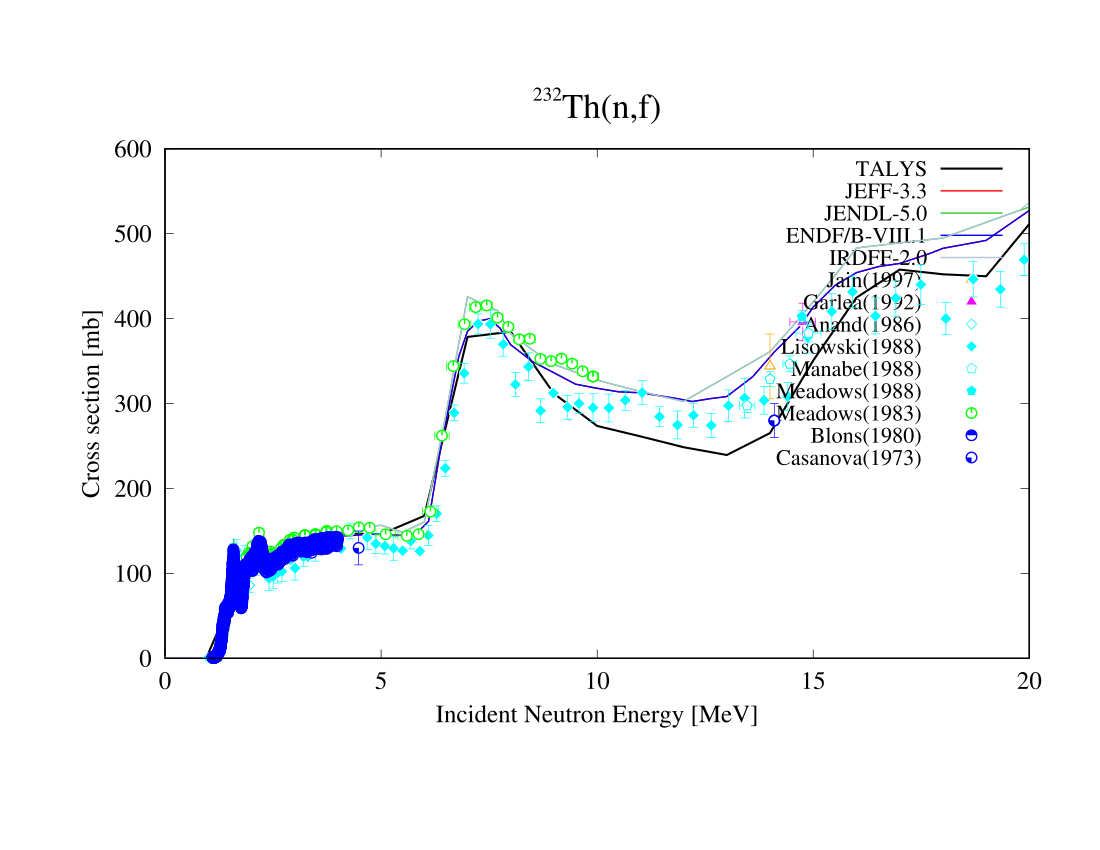

gnuplot code for this plot:
set xlabel "Incident Neutron Energy [MeV]" font ",18"
set ylabel "Cross section [mb]" font ",18" offset 0
set bmargin 5
set title "^{/=14 232}Th(n,{/=25{f}})^{/=14 }" font ",25"
#
set pointsize 1.2
set xtics font "Times-Roman, 18" 
set ytics font "Times-Roman, 18"
#
# Setting of the axis format  
#
set format x "%G"
set format y "%G"
#
#  Setting of the legend location  
#
set key font ",16"
set key top right 
#set grid x
#set grid y
# show grid
# 
set term postscript enhanced font "Times-Roman,16" color
set output "n-Th232-fis-wkb.eps"
#
set style line 10 linetype 1 linewidth 3 linecolor rgb "black" 
#
#
#
######################################################################################
#
# If you want to have only solid lines then uncomment line below !!!
#  
#  a/ tick solid lines, b/ thinner solid lines, c/ dashed lines (acceptable for papers!) 
#
# set style line 1 linetype 2  linewidth 6 linecolor rgb "red"
set style line 1 linetype 2  linewidth 2 linecolor rgb "red"
# set style line 1 linetype 2  linewidth 2 linecolor rgb "red" dashtype '-..'
#
#######################################################################################
#
######################################################################################
#
# If you want to have only solid lines then uncomment line below !!!
#  
#  a/ tick solid lines, b/ thinner solid lines, c/ dashed lines (acceptable for papers!) 
#
# set style line 2 linetype 3  linewidth 6 linecolor rgb "#32CD32"
set style line 2 linetype 3  linewidth 2 linecolor rgb "#32CD32"
# set style line 2 linetype 3  linewidth 2 linecolor rgb "#32CD32" dashtype '-..'
#
#######################################################################################
#
######################################################################################
#
# If you want to have only solid lines then uncomment line below !!!
#  
#  a/ tick solid lines, b/ thinner solid lines, c/ dashed lines (acceptable for papers!) 
#
# set style line 3 linetype 4  linewidth 6 linecolor rgb "blue"
set style line 3 linetype 4  linewidth 2 linecolor rgb "blue"
# set style line 3 linetype 4  linewidth 2 linecolor rgb "blue" dashtype '-..'
#
#######################################################################################
#
######################################################################################
#
# If you want to have only solid lines then uncomment line below !!!
#  
#  a/ tick solid lines, b/ thinner solid lines, c/ dashed lines (acceptable for papers!) 
#
# set style line 4 linetype 7  linewidth 6 linecolor rgb "#B0C4DE"
set style line 4 linetype 7  linewidth 2 linecolor rgb "#B0C4DE"
# set style line 4 linetype 7  linewidth 2 linecolor rgb "#B0C4DE" dashtype '-..'
#
#######################################################################################
#
######################################################################################
#
# If you want to have only solid lines then uncomment line below !!!
#  
#  a/ tick solid lines, b/ thinner solid lines, c/ dashed lines (acceptable for papers!) 
#
# set style line 5 linetype 3  linewidth 6 linecolor rgb "#2E8B57"
set style line 5 linetype 3  linewidth 2 linecolor rgb "#2E8B57"
# set style line 5 linetype 3  linewidth 2 linecolor rgb "#2E8B57" dashtype '-..'
#
#######################################################################################
#
######################################################################################
#
# If you want to have only solid lines then uncomment line below !!!
#  
#  a/ tick solid lines, b/ thinner solid lines, c/ dashed lines (acceptable for papers!) 
#
# set style line 6 linetype 8  linewidth 6 linecolor rgb "#C71585"
set style line 6 linetype 8  linewidth 2 linecolor rgb "#C71585"
# set style line 6 linetype 8  linewidth 2 linecolor rgb "#C71585" dashtype '-..'
#
#######################################################################################
set style line 11 pointtype 1 linecolor rgb "#DC143C "
set style line 12 pointtype 2 linecolor rgb "#DC143C "
set style line 13 pointtype 3 linecolor rgb "#DC143C "
set style line 14 pointtype 4 linecolor rgb "#DC143C "
set style line 15 pointtype 5 linecolor rgb "#DC143C "
set style line 16 pointtype 6 linecolor rgb "red "
set style line 17 pointtype 7 linecolor rgb "#FF8C00 "
set style line 18 pointtype 8 linecolor rgb "orange "
set style line 19 pointtype 9 linecolor rgb "magenta "
set style line 20 pointtype 10 linecolor rgb "magenta "
set style line 21 pointtype 11 linecolor rgb "magenta "
set style line 22 pointtype 12 linecolor rgb "cyan "
set style line 23 pointtype 13 linecolor rgb "cyan "
set style line 24 pointtype 14 linecolor rgb "cyan "
set style line 25 pointtype 15 linecolor rgb "cyan "
set style line 26 pointtype 16 linecolor rgb "green "
set style line 27 pointtype 17 linecolor rgb "green "
set style line 28 pointtype 18 linecolor rgb "blue "
set style line 29 pointtype 19 linecolor rgb "blue "
set style line 30 pointtype 20 linecolor rgb "blue "
plot [0.:20.0000000][0.:600.0] \
"/Users/koning/talys/samples/n-Th232-fis-wkb/org/fission.tot" u ( $1 > 0. ? $1 : 1.e-10 ):( $2 > 0. ? $2 : 1.e-10 ) t "TALYS" w lines linestyle 10, \
"/Users/koning/libraries/n/Th232/jeff4.0/tables/xs/n-Th232-MT018.jeff4.0" u ( $1 > 0. ? $1 : 1.e-10 ):( $2 > 0. ? $2 : 1.e-10 ) t "JEFF-3.3" w lines linestyle 1, \
"/Users/koning/libraries/n/Th232/jendl5.0/tables/xs/n-Th232-MT018.jendl5.0" u ( $1 > 0. ? $1 : 1.e-10 ):( $2 > 0. ? $2 : 1.e-10 ) t "JENDL-5.0" w lines linestyle 2, \
"/Users/koning/libraries/n/Th232/endfb8.1/tables/xs/n-Th232-MT018.endfb8.1" u ( $1 > 0. ? $1 : 1.e-10 ):( $2 > 0. ? $2 : 1.e-10 ) t "ENDF/B-VIII.1" w lines linestyle 3, \
"/Users/koning/libraries/n/Th232/irdff2.0/tables/xs/n-Th232-MT018.irdff2.0" u ( $1 > 0. ? $1 : 1.e-10 ):( $2 > 0. ? $2 : 1.e-10 ) t "IRDFF-2.0" w lines linestyle 4, \
"/Users/koning/libraries/n/Th232/exfor/xs/018/n-Th232-MT018-Jain-31424002.1997" u ( $1 > 0. ? $1 : 1.e-10 ):( $3 > 0. ? $3 : 1.e-10 ):2:4 w xyerrorbars notitle linestyle 18, \
"/Users/koning/libraries/n/Th232/exfor/xs/018/n-Th232-MT018-Jain-31424002.1997" u ( $1 > 0. ? $1 : 1.e-10 ):( $3 > 0. ? $3 : 1.e-10 ) w points t "Jain(1997) " linestyle 18, \
"/Users/koning/libraries/n/Th232/exfor/xs/018/n-Th232-MT018-Garlea-31459025.1992" u ( $1 > 0. ? $1 : 1.e-10 ):( $3 > 0. ? $3 : 1.e-10 ):2:4 w xyerrorbars notitle linestyle 19, \
"/Users/koning/libraries/n/Th232/exfor/xs/018/n-Th232-MT018-Garlea-31459025.1992" u ( $1 > 0. ? $1 : 1.e-10 ):( $3 > 0. ? $3 : 1.e-10 ) w points t "Garlea(1992) " linestyle 19, \
"/Users/koning/libraries/n/Th232/exfor/xs/018/n-Th232-MT018-Anand-30975002.1986" u ( $1 > 0. ? $1 : 1.e-10 ):( $3 > 0. ? $3 : 1.e-10 ):2:4 w xyerrorbars notitle linestyle 22, \
"/Users/koning/libraries/n/Th232/exfor/xs/018/n-Th232-MT018-Anand-30975002.1986" u ( $1 > 0. ? $1 : 1.e-10 ):( $3 > 0. ? $3 : 1.e-10 ) w points t "Anand(1986) " linestyle 22, \
"/Users/koning/libraries/n/Th232/exfor/xs/018/n-Th232-MT018-Lisowski-14176006.1988" u ( $1 > 0. ? $1 : 1.e-10 ):( $3 > 0. ? $3 : 1.e-10 ):2:4 w xyerrorbars notitle linestyle 23, \
"/Users/koning/libraries/n/Th232/exfor/xs/018/n-Th232-MT018-Lisowski-14176006.1988" u ( $1 > 0. ? $1 : 1.e-10 ):( $3 > 0. ? $3 : 1.e-10 ) w points t "Lisowski(1988) " linestyle 23, \
"/Users/koning/libraries/n/Th232/exfor/xs/018/n-Th232-MT018-Manabe-222820022.1988" u ( $1 > 0. ? $1 : 1.e-10 ):( $3 > 0. ? $3 : 1.e-10 ):2:4 w xyerrorbars notitle linestyle 24, \
"/Users/koning/libraries/n/Th232/exfor/xs/018/n-Th232-MT018-Manabe-222820022.1988" u ( $1 > 0. ? $1 : 1.e-10 ):( $3 > 0. ? $3 : 1.e-10 ) w points t "Manabe(1988) " linestyle 24, \
"/Users/koning/libraries/n/Th232/exfor/xs/018/n-Th232-MT018-Meadows-131340032.1988" u ( $1 > 0. ? $1 : 1.e-10 ):( $3 > 0. ? $3 : 1.e-10 ):2:4 w xyerrorbars notitle linestyle 25, \
"/Users/koning/libraries/n/Th232/exfor/xs/018/n-Th232-MT018-Meadows-131340032.1988" u ( $1 > 0. ? $1 : 1.e-10 ):( $3 > 0. ? $3 : 1.e-10 ) w points t "Meadows(1988) " linestyle 25, \
"/Users/koning/libraries/n/Th232/exfor/xs/018/n-Th232-MT018-Meadows-108430032.1979" u ( $1 > 0. ? $1 : 1.e-10 ):( $3 > 0. ? $3 : 1.e-10 ):2:4 w xyerrorbars notitle linestyle 26, \
"/Users/koning/libraries/n/Th232/exfor/xs/018/n-Th232-MT018-Meadows-108430032.1979" u ( $1 > 0. ? $1 : 1.e-10 ):( $3 > 0. ? $3 : 1.e-10 ) w points t "Meadows(1983) " linestyle 26, \
"/Users/koning/libraries/n/Th232/exfor/xs/018/n-Th232-MT018-Blons-21656003.1980" u ( $1 > 0. ? $1 : 1.e-10 ):( $3 > 0. ? $3 : 1.e-10 ):2:4 w xyerrorbars notitle linestyle 29, \
"/Users/koning/libraries/n/Th232/exfor/xs/018/n-Th232-MT018-Blons-21656003.1980" u ( $1 > 0. ? $1 : 1.e-10 ):( $3 > 0. ? $3 : 1.e-10 ) w points t "Blons(1980) " linestyle 29, \
"/Users/koning/libraries/n/Th232/exfor/xs/018/n-Th232-MT018-Casanova-20953002.1973" u ( $1 > 0. ? $1 : 1.e-10 ):( $3 > 0. ? $3 : 1.e-10 ):2:4 w xyerrorbars notitle linestyle 30, \
"/Users/koning/libraries/n/Th232/exfor/xs/018/n-Th232-MT018-Casanova-20953002.1973" u ( $1 > 0. ? $1 : 1.e-10 ):( $3 > 0. ? $3 : 1.e-10 ) w points t "Casanova(1973) " linestyle 30, \
